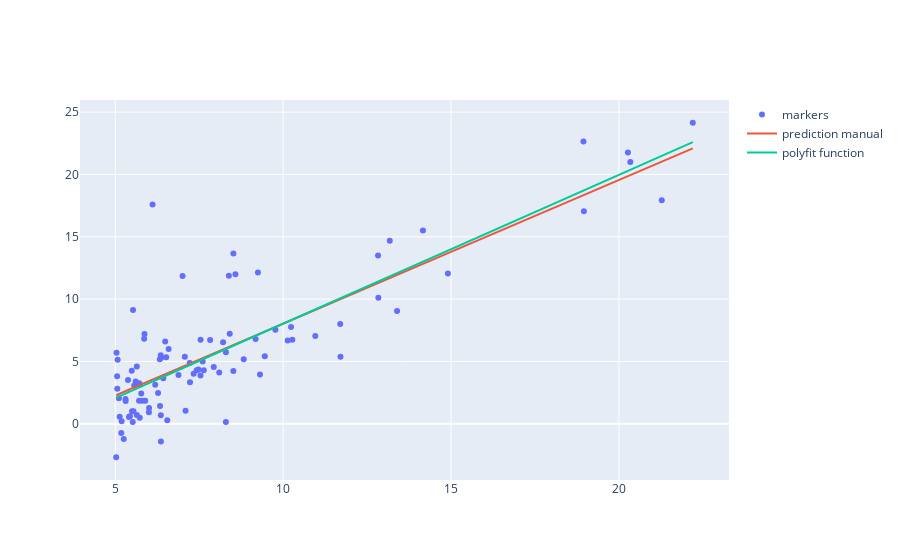

The cell this chart's notebook holds for it:
### Markdown cell above
Same as polyfit

### Code cell
fig = go.Figure()
fig.add_trace(go.Scatter(x=x.reshape(-1), y=y.reshape(-1),
                    mode='markers',
                    name='markers'))
fig.add_trace(go.Scatter(x=x.reshape(-1), y=prediction.reshape(-1),
                    mode='lines',
                    name='prediction manual'))
fig.add_trace(go.Scatter(x=x.reshape(-1), y=auto_values.reshape(-1),
                    mode='lines',
                    name='polyfit function'))
